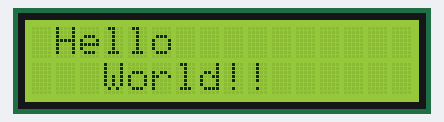
Simulated run of this sketch. Board: Arduino Uno, built with avr-gcc and run on an emulated ATmega328P. Parts: 16×2 character LCD.

Above: at 0.1 s.
At 5.09 s:
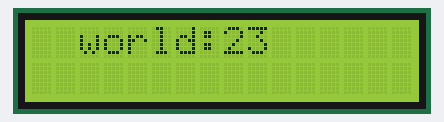
At 9.93 s:
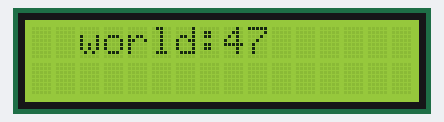
At 20.0 s:
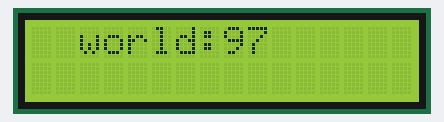
At 29.88 s:
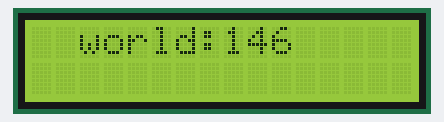
At 39.75 s:
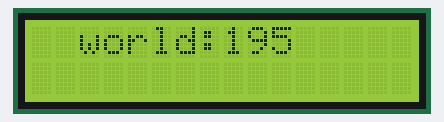

The sketch:

Arduino.lnk.ino
```cpp
#include <LiquidCrystal.h>
#define RS 13
#define E 12
#define D4 11
#define D5 10
#define D6 9
#define D7 8

LiquidCrystal lcd(RS,E,D4,D5,D6,D7);
int counter = 0;
void setup() {
  lcd.begin(16,2);
  lcd.setCursor(1,0);
  lcd.print("Hello");
  lcd.setCursor(3,1);
  lcd.print("World!!");
  delay(300);
  lcd.clear();
}

void loop() {
  lcd.setCursor(2,0);
  lcd.print("world:");
  lcd.setCursor(8,0);
  lcd.print(counter);
  delay(200);
  counter++;

}
```
